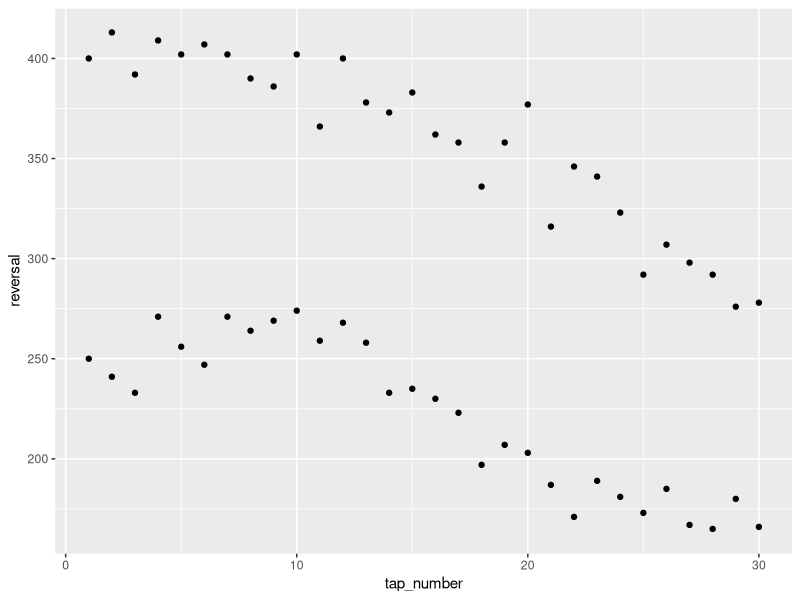
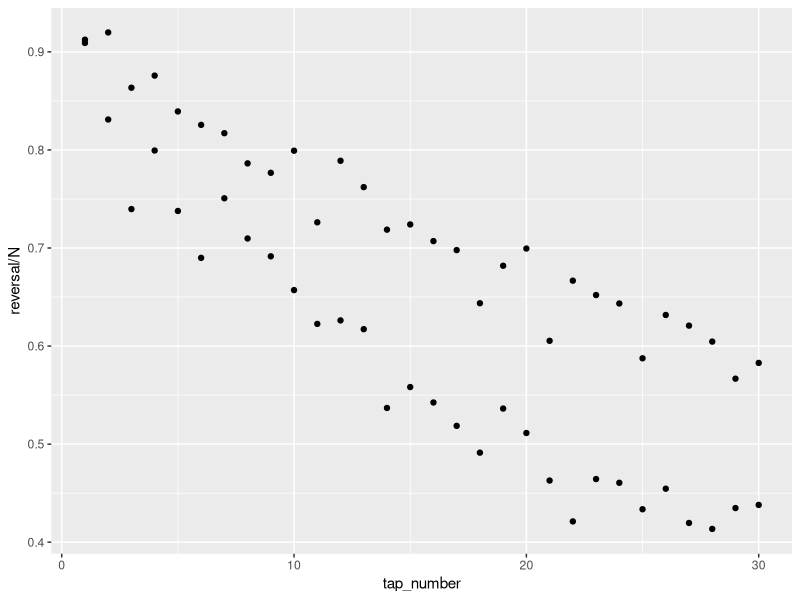
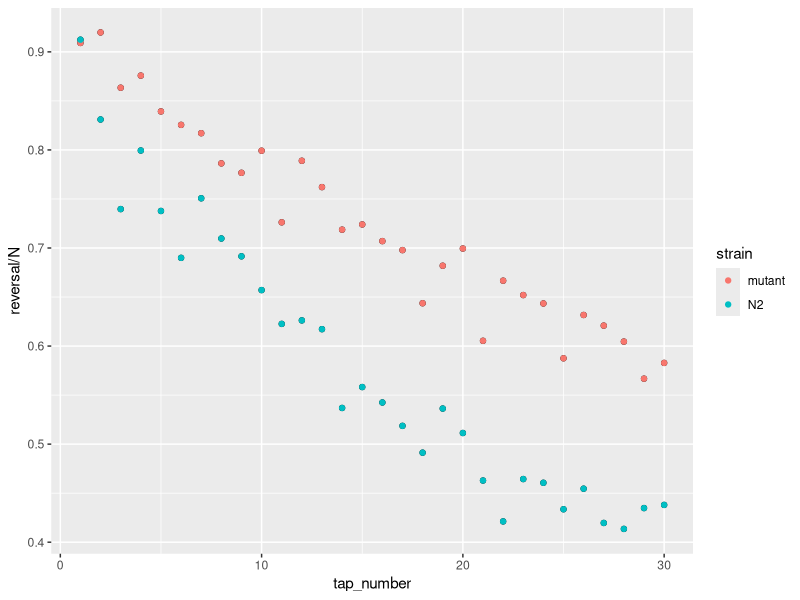
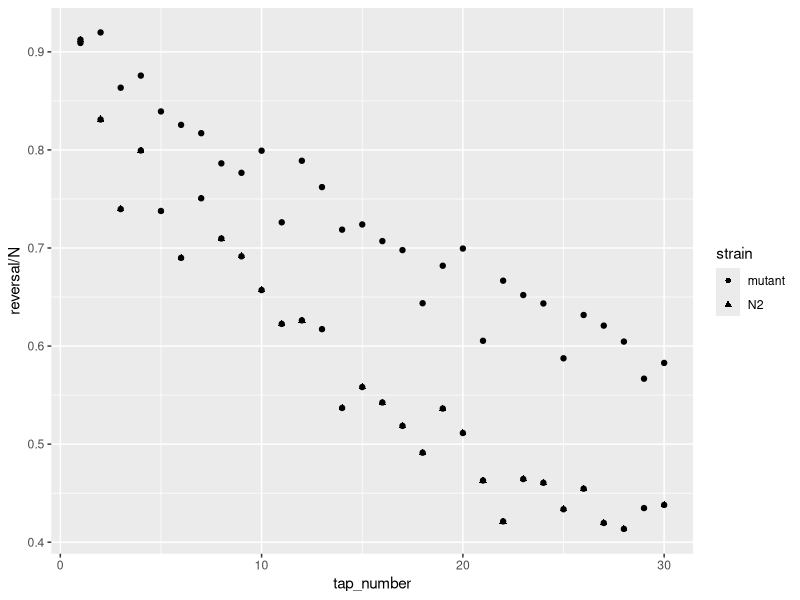
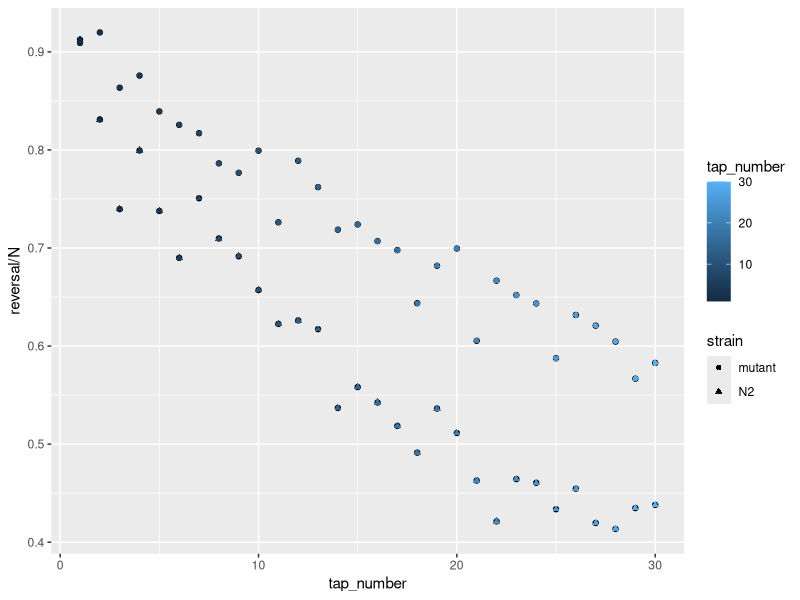
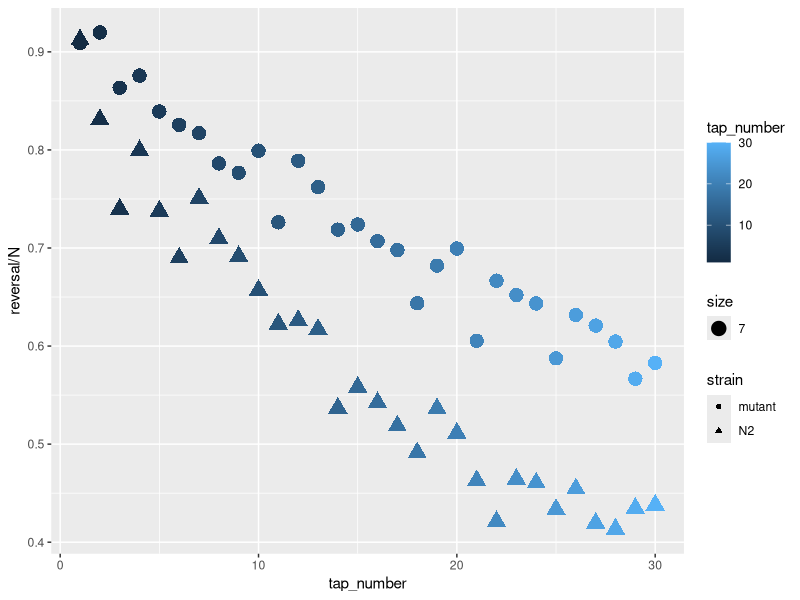
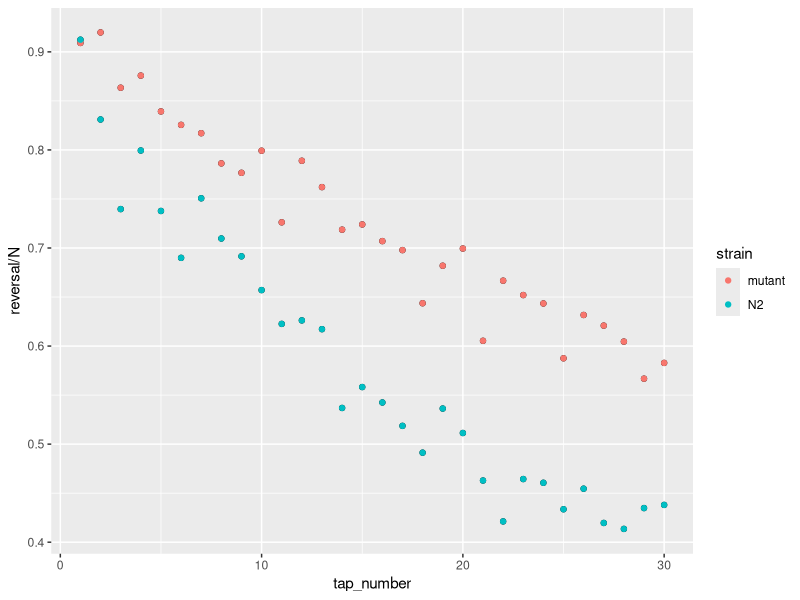
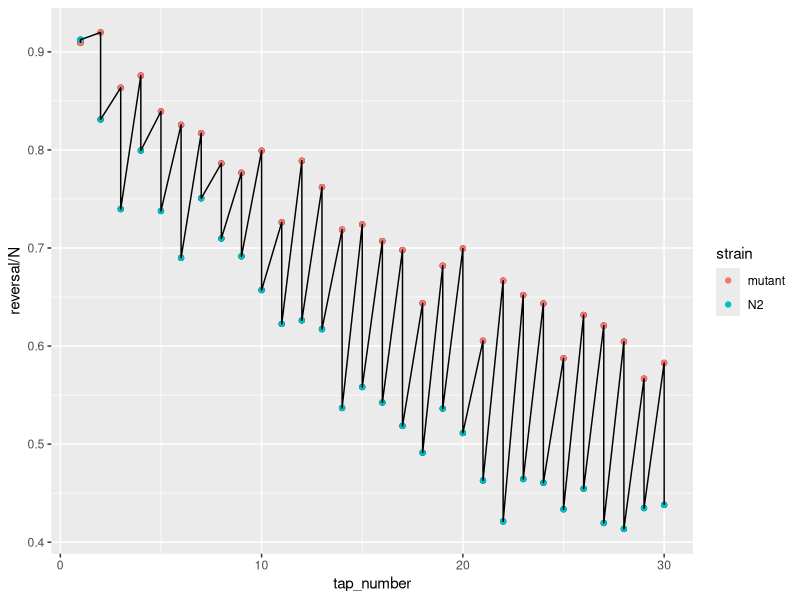

The R source for these figures, in order:
## ---- chunk 1
#Make sure ggplot2 is installed
if(!require("ggplot2")) {
    install.packages("ggplot2")
    library(ggplot2)
  } 
## ---- chunk 2
#load and take a look at data
#set working directory to folder containing the data.txt file for this tutorial
setwd("~/Documents/PhD/Programming_study_group/ggplot2_tutorial")
data <- read.table("data_short.txt", header=TRUE)
data

#These data compare a mutant strain to wild-type animals (normal worms, here named N2) 
#Each strain is subjected to repeated taps (30 in total) and reversals are recorded at each tap
#All worms are expected to respond similarly to the first tap (most reversing), but some mutants learn faster or slower to ignore the tap stimuli
## ---- chunk 3
#Assign plot to object p 
p <- ggplot(data, aes(tap_number, reversal)) #aes is short for aesthetic mapping
## ---- chunk 4
#you can add layers to the plot with a +
p + geom_point() #geom_point is added to make data a scatterplot
## ---- chunk 5
#Look at habituation data
data

#We have a column with reversal, which represents the number of worms reversing, and a column with N, which represents the total number of worms looked at during the tap
#To look at the proportion of worms reversing, we need to divide reversal by N
#This can be done directly in ggplot2

p <- ggplot(data, aes(tap_number, reversal/N)) + #Manipulate the y-axis to become reversal/N
  geom_point()
p

#Now both strains show a similar response to the intial tap
## ---- chunk 6
#You can assign categorial variables a colour or shape and continuous variables to size

p  + geom_point(aes(colour=strain)) #Use aesthetics to colour points in scatterplot according to strain

p + geom_point(aes(shape=strain)) #Different shapes represent the different strains

p + geom_point(aes(colour=tap_number, shape=strain)) #Can string two aesthetics together using commas

p + geom_point(aes(colour=tap_number, shape=strain, size=7)) #Can also play around with size
## ---- chunk 7
p + geom_point(aes(colour=strain))

p + geom_point(aes(colour=strain)) + #Can add other layers with the +
  geom_line() #Make graph a line plot

p + geom_point(aes(colour=strain)) +
  geom_line(aes(group=strain)) #Add group in aesthetics to make lines attach points from the same strain

p + geom_point(aes(colour=strain)) +
  geom_line(aes(colour=strain)) #Changing group to colour in aesthetics to make the lines the same colour as the points
## ---- chunk 8
p + geom_point(aes(colour=strain)) +
  geom_line(aes(colour=strain)) +
  geom_errorbar(aes(ymin=conf_int_lower, ymax=conf_int_upper, colour=strain))
## ---- chunk 9
p + geom_point(aes(colour=strain)) +
  geom_line(aes(colour=strain)) +
  geom_errorbar(aes(ymin=conf_int_lower, ymax=conf_int_upper, colour=strain)) +
  ggtitle("Habituation probability") + #Add title
  xlab("Tap number") + #Add x-label
  ylab("Proportion reversing") + #Add y-label
  scale_colour_hue("type of worm", #Change legend title
    breaks = c("mutant", "N2"), #Determine what strains are on the legend
    labels = c("mutant", "wild-type")) #Determine the names of the legend strains
## ---- chunk 10
p + geom_point(aes(colour=strain)) +
  geom_line(aes(colour=strain)) +
  geom_errorbar(aes(ymin=conf_int_lower, ymax=conf_int_upper, colour=strain)) +
  ggtitle("Habituation probability") + #Add title
  xlab("Tap number") + #Add x-label
  ylab("Proportion reversing") + #Add y-label
  scale_colour_hue("type of worm", #Change legend title
    breaks = c("mutant", "N2"), #Determine what strains are on the legend
    labels = c("mutant", "wild-type")) +
  scale_x_continuous(limits=c(0,31), breaks=c(0,5,10,15,20,25,30)) + #Change limits and spacing in x-axis
  scale_y_continuous(limits=c(0.0,1.0), breaks=c(0.0,0.20,0.40,0.60,0.8,1.0)) #Change limits and spacing in y-axis
## ---- chunk 11
p + geom_point(aes(colour=strain)) +
  geom_line(aes(colour=strain)) +
  geom_errorbar(aes(ymin=conf_int_lower, ymax=conf_int_upper, colour=strain)) +
  ggtitle("Habituation probability") + #Add title
  xlab("Tap number") + #Add x-label
  ylab("Proportion reversing") + #Add y-label
  scale_colour_hue("type of worm", #Change legend title
    breaks = c("mutant", "N2"), #Determine what strains are on the legend
    labels = c("mutant", "wild-type")) +
  scale_x_continuous(limits=c(0,31), breaks=c(0,5,10,15,20,25,30)) + #Change limits and spacing in x-axis
  scale_y_continuous(limits=c(0.0,1.0), breaks=c(0.0,0.20,0.40,0.60,0.8,1.0)) + #Change limits and spacing in y-axis 
  theme_classic() + #Gives a nice white background without gridlines
  theme(legend.title=element_blank()) #Removes legend title (can override the previous manipulation of the legend)
## ---- chunk 12
p + geom_point(aes(colour=strain)) +
  geom_line(aes(colour=strain)) +
  geom_errorbar(aes(ymin=conf_int_lower, ymax=conf_int_upper, colour=strain)) +
  ggtitle("Habituation probability") + #Add title
  xlab("Tap number") + #Add x-label
  ylab("Proportion reversing") + #Add y-label
  scale_colour_hue("type of worm", #Change legend title
    breaks = c("mutant", "N2"), #Determine what strains are on the legend
    labels = c("mutant", "wild-type")) +
  scale_x_continuous(limits=c(0,31), breaks=c(0,5,10,15,20,25,30)) + #Change limits and spacing in x-axis
  scale_y_continuous(limits=c(0.0,1.0), breaks=c(0.0,0.20,0.40,0.60,0.8,1.0)) + #Change limits and spacing in y-axis 
  theme_classic() +
  theme(legend.title=element_blank()) #Removes legend title
#ggsave("final_plot.pdf", width=9, height=6)
## ---- chunk 13
ggplot(data, aes(strain, N)) +
  geom_boxplot()

#you can also add a fill with geom_boxplot(fill="red")
## ---- chunk 14
p + geom_point(aes(colour=strain)) +
  geom_line(aes(colour=strain)) +
  geom_errorbar(aes(ymin=conf_int_lower, ymax=conf_int_upper, colour=strain)) +
  ggtitle("Habituation probability") + #Add title
  xlab("Tap number") + #Add x-label
  ylab("Proportion reversing") + #Add y-label
  scale_colour_hue("type of worm", #Change legend title
    breaks = c("mutant", "N2"), #Determine what strains are on the legend
    labels = c("mutant", "wild-type")) +
  scale_x_continuous(limits=c(19,31), breaks=c(20,25,30)) + #Change limits and spacing in x-axis
  scale_y_continuous(limits=c(0.0,1.0), breaks=c(0.0,0.20,0.40,0.60,0.80,1.0)) #Change limits and spacing in y-axis
## ---- chunk 15
ggplot(subset(data, tap_number>=20)) +
  aes(tap_number, reversal/N) + 
  geom_point(aes(colour=strain)) +
  geom_line(aes(colour=strain)) +
  geom_errorbar(aes(ymin=conf_int_lower, ymax=conf_int_upper, colour=strain)) +
  ggtitle("Habituation probability") + #Add title
  xlab("Tap number") + #Add x-label
  ylab("Proportion reversing") + #Add y-label
  scale_colour_hue("type of worm", #Change legend title
    breaks = c("mutant", "N2"), #Determine what strains are on the legend
    labels = c("mutant", "wild-type")) +
  scale_x_continuous(limits=c(19,31), breaks=c(20,25,30)) + #Change limits and spacing in x-axis
  scale_y_continuous(limits=c(0.0,1.0), breaks=c(0.0,0.20,0.40,0.60,0.80,1.0)) #Change limits and spacing in y-axis
